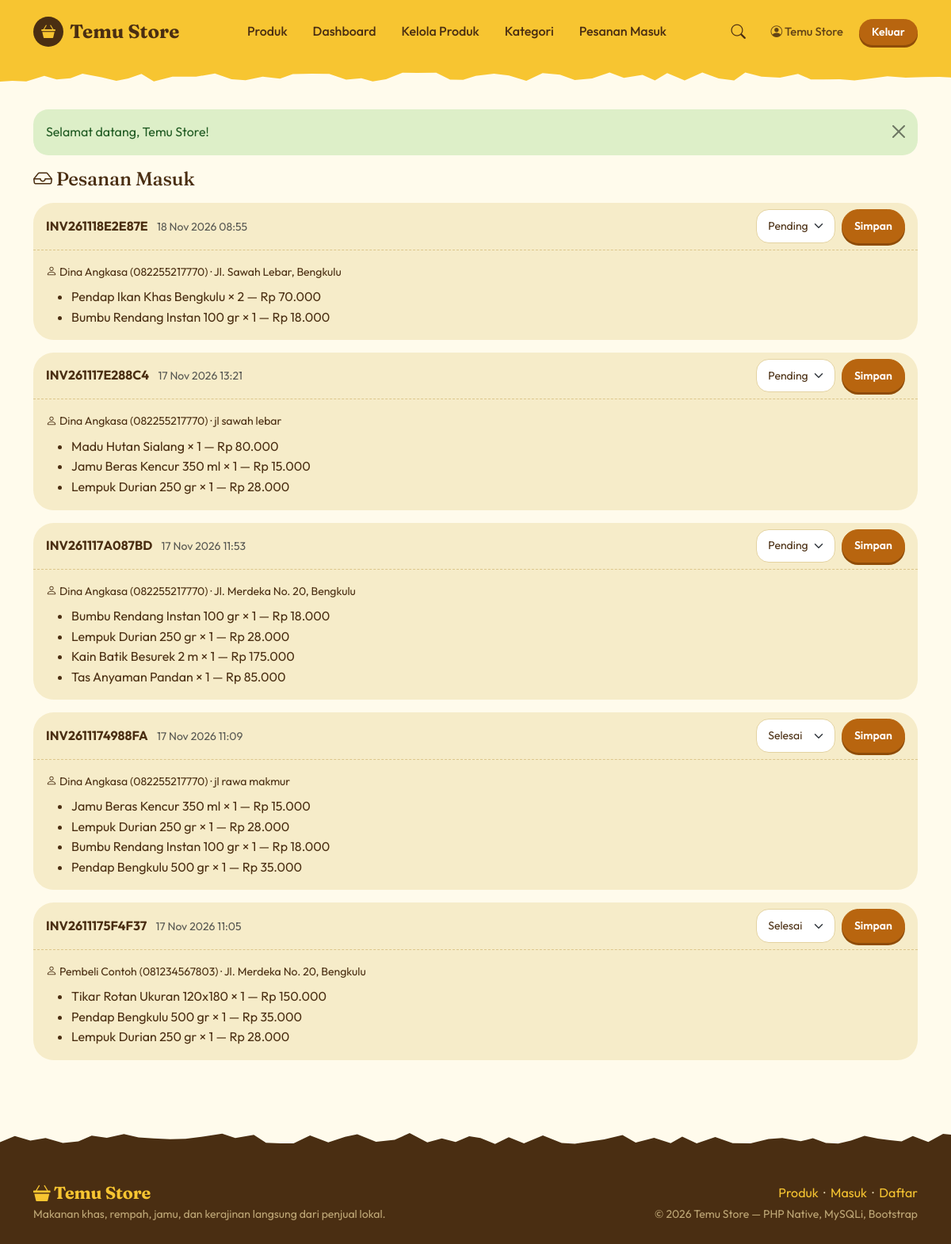
The page /marketplace/penjual/pesanan.php (signed in) on the database its author committed.
### tables this page shows
CREATE TABLE `detail_pesanan` (
  `id_detail` int(10) UNSIGNED NOT NULL,
  `id_pesanan` int(10) UNSIGNED NOT NULL,
  `id_produk` int(10) UNSIGNED NOT NULL,
  `nama_produk` varchar(150) NOT NULL,
  `harga_satuan` decimal(12,2) NOT NULL,
  `jumlah` int(10) UNSIGNED NOT NULL,
  `subtotal` decimal(14,2) NOT NULL
);

CREATE TABLE `pesanan` (
  `id_pesanan` int(10) UNSIGNED NOT NULL,
  `kode_pesanan` varchar(30) NOT NULL,
  `id_pembeli` int(10) UNSIGNED NOT NULL,
  `tanggal_pesanan` datetime NOT NULL DEFAULT current_timestamp(),
  `total_harga` decimal(14,2) NOT NULL,
  `status` enum('pending','diproses','dikirim','selesai','dibatalkan') NOT NULL DEFAULT 'pending',
  `nama_penerima` varchar(100) NOT NULL,
  `no_hp_penerima` varchar(20) NOT NULL,
  `alamat_pengiriman` text NOT NULL,
  `catatan` varchar(255) DEFAULT NULL
);

### marketplace/includes/functions.php (called while the page is built, shortened)
<?php
function e($teks): string
{
    return htmlspecialchars((string)$teks, ENT_QUOTES, 'UTF-8');
}
function rupiah($angka): string
{
    return 'Rp ' . number_format((float)$angka, 0, ',', '.');
}
function user_aktif(): ?array
{
    return $_SESSION['user'] ?? null;
}

### marketplace/penjual/pesanan.php (the view, shortened to what this page needs)
<?php
require_once __DIR__ . '/../includes/header.php';
$idPenjual = (int)$user['id_user'];
$stmt = $koneksi->prepare(
    'SELECT ps.id_pesanan, ps.kode_pesanan, ps.tanggal_pesanan, ps.status, ps.nama_penerima, ps.no_hp_penerima,
            ps.alamat_pengiriman, u.nama AS nama_pembeli,
            d.nama_produk, d.jumlah, d.subtotal
     FROM detail_pesanan d
     JOIN produk p  ON p.id_produk  = d.id_produk
     JOIN pesanan ps ON ps.id_pesanan = d.id_pesanan
     JOIN users u   ON u.id_user    = ps.id_pembeli
     WHERE p.id_penjual = ?
     ORDER BY ps.tanggal_pesanan DESC, ps.id_pesanan DESC'
);
$stmt->bind_param('i', $idPenjual);
$stmt->execute();
$baris = $stmt->get_result()->fetch_all(MYSQLI_ASSOC);
$grup = [];
foreach ($baris as $b) { $grup[$b['id_pesanan']][] = $b; }
?>
<h1 class="h4 mb-3"><i class="bi bi-inbox"></i> Pesanan Masuk</h1>
<?php foreach ($grup as $idPs => $rows): $h = $rows[0]; ?>
<div class="card shadow-sm mb-3">
    <div class="card-header d-flex justify-content-between align-items-center flex-wrap gap-2">
        <div><strong><?= e($h['kode_pesanan']) ?></strong>
            <small class="text-muted ms-2"><?= e(date('d M Y H:i', strtotime($h['tanggal_pesanan']))) ?></small></div>
        <form method="post" class="d-flex gap-2">
            <select name="status" class="form-select form-select-sm">
                <?php foreach (['pending', 'diproses', 'dikirim', 'selesai', 'dibatalkan'] as $s): ?>
                    <option value="<?= $s ?>" <?= $h['status'] === $s ? 'selected' : '' ?>><?= ucfirst($s) ?></option>
                <?php endforeach; ?>
            </select>
            <button class="btn btn-sm btn-brand">Simpan</button>
        </form>
    </div>
    <div class="card-body">
        <p class="small mb-2"><i class="bi bi-person"></i> <?= e($h['nama_penerima']) ?> (<?= e($h['no_hp_penerima']) ?>) &middot; <?= e($h['alamat_pengiriman']) ?></p>
        <ul class="mb-0">
            <?php foreach ($rows as $r): ?>
                <li><?= e($r['nama_produk']) ?> &times; <?= (int)$r['jumlah'] ?> &mdash; <?= rupiah($r['subtotal']) ?></li>
            <?php endforeach; ?>
        </ul>
    </div>
</div>
<?php endforeach; ?>
<?php require_once __DIR__ . '/../includes/footer.php'; ?>

### marketplace/assets/css/style.css (style rules this page uses)
:root { --butter: #F7C531; --honey: #EDA81C; --cream: #FFF6D8; --page: #FFFBEC; --card: #F6ECC9; --ink: #4A2E12; --ink-soft: #7A5A36; --amber: #B8650F; --amber-dark: #8F4C08; --leaf: #2F7D32; --berry: #D7263D; --bs-body-font-family: "Outfit", "Segoe UI", system-ui, sans-serif; --bs-body-color: var(--ink); --bs-body-bg: var(--page); --bs-link-color: var(--amber); --bs-link-hover-color: var(--amber-dark); --bs-border-color: #E9D9A8; }
body { background: var(--page); color: var(--ink); font-size: 1rem; line-height: 1.6; }
h1, h2, h3, h4, h5, h6, .judul { font-family: "Fraunces", Georgia, "Times New Roman", serif; font-weight: 700; letter-spacing: -.01em; line-height: 1.2; color: var(--ink); }
.btn { border-radius: 999px; font-weight: 600; padding: .5rem 1.25rem; transition: background-color .15s, transform .15s; }
.btn-sm { padding: .32rem .95rem; }
.btn-brand { background: var(--amber); border-color: var(--amber); color: #fff; box-shadow: 0 3px 0 var(--amber-dark); }
.card { background: var(--card); border: 0; border-radius: 1.6rem; box-shadow: none !important; }
.card-header { background: transparent; border-bottom: 1.5px dashed #DCC68B; }
.form-control, .form-select { background-color: #fff; border: 1.5px solid #E4D3A0; border-radius: 1rem; padding: .6rem .9rem; color: var(--ink); }

### rows shown on the page
detail_pesanan: id_pesanan.kode_pesanan "INV261118E2E87E", id_pesanan.tanggal_pesanan "18 Nov 2026 08:55", id_pesanan.nama_penerima "Dina Angkasa", id_pesanan.no_hp_penerima "082255217770", id_pesanan.alamat_pengiriman "Jl. Sawah Lebar, Bengkulu", nama_produk "Pendap Ikan Khas Bengkulu", jumlah "2", subtotal "Rp 70.000"
detail_pesanan: nama_produk "Bumbu Rendang Instan 100 gr", jumlah "1", subtotal "Rp 18.000"
detail_pesanan: id_pesanan.kode_pesanan "INV261117E288C4", id_pesanan.tanggal_pesanan "17 Nov 2026 13:21", id_pesanan.nama_penerima "Dina Angkasa", id_pesanan.no_hp_penerima "082255217770", id_pesanan.alamat_pengiriman "jl sawah lebar", nama_produk "Madu Hutan Sialang", jumlah "1", subtotal "Rp 80.000"
detail_pesanan: nama_produk "Jamu Beras Kencur 350 ml", jumlah "1", subtotal "Rp 15.000"
detail_pesanan: nama_produk "Lempuk Durian 250 gr", jumlah "1", subtotal "Rp 28.000"
detail_pesanan: id_pesanan.kode_pesanan "INV261117A087BD", id_pesanan.tanggal_pesanan "17 Nov 2026 11:53", id_pesanan.nama_penerima "Dina Angkasa", id_pesanan.no_hp_penerima "082255217770", id_pesanan.alamat_pengiriman "Jl. Merdeka No. 20, Bengkulu", nama_produk "Bumbu Rendang Instan 100 gr", jumlah "1", subtotal "Rp 18.000"
detail_pesanan: nama_produk "Lempuk Durian 250 gr", jumlah "1", subtotal "Rp 28.000"
detail_pesanan: nama_produk "Kain Batik Besurek 2 m", jumlah "1", subtotal "Rp 175.000"
detail_pesanan: nama_produk "Tas Anyaman Pandan", jumlah "1", subtotal "Rp 85.000"
detail_pesanan: id_pesanan.kode_pesanan "INV2611174988FA", id_pesanan.tanggal_pesanan "17 Nov 2026 11:09", id_pesanan.nama_penerima "Dina Angkasa", id_pesanan.no_hp_penerima "082255217770", id_pesanan.alamat_pengiriman "jl rawa makmur", nama_produk "Jamu Beras Kencur 350 ml", jumlah "1", subtotal "Rp 15.000"
detail_pesanan: nama_produk "Lempuk Durian 250 gr", jumlah "1", subtotal "Rp 28.000"
detail_pesanan: nama_produk "Bumbu Rendang Instan 100 gr", jumlah "1", subtotal "Rp 18.000"
detail_pesanan: nama_produk "Pendap Bengkulu 500 gr", jumlah "1", subtotal "Rp 35.000"
detail_pesanan: id_pesanan.kode_pesanan "INV2611175F4F37", id_pesanan.tanggal_pesanan "17 Nov 2026 11:05", id_pesanan.nama_penerima "Pembeli Contoh", id_pesanan.no_hp_penerima "081234567803", id_pesanan.alamat_pengiriman "Jl. Merdeka No. 20, Bengkulu", nama_produk "Tikar Rotan Ukuran 120x180", jumlah "1", subtotal "Rp 150.000"
detail_pesanan: nama_produk "Pendap Bengkulu 500 gr", jumlah "1", subtotal "Rp 35.000"
detail_pesanan: nama_produk "Lempuk Durian 250 gr", jumlah "1", subtotal "Rp 28.000"

### other values the page prints
$user['nama'] "Temu Store"
$flash['pesan'] "Selamat datang, Temu Store!"
form field status "Pending"
form field status "Selesai"
